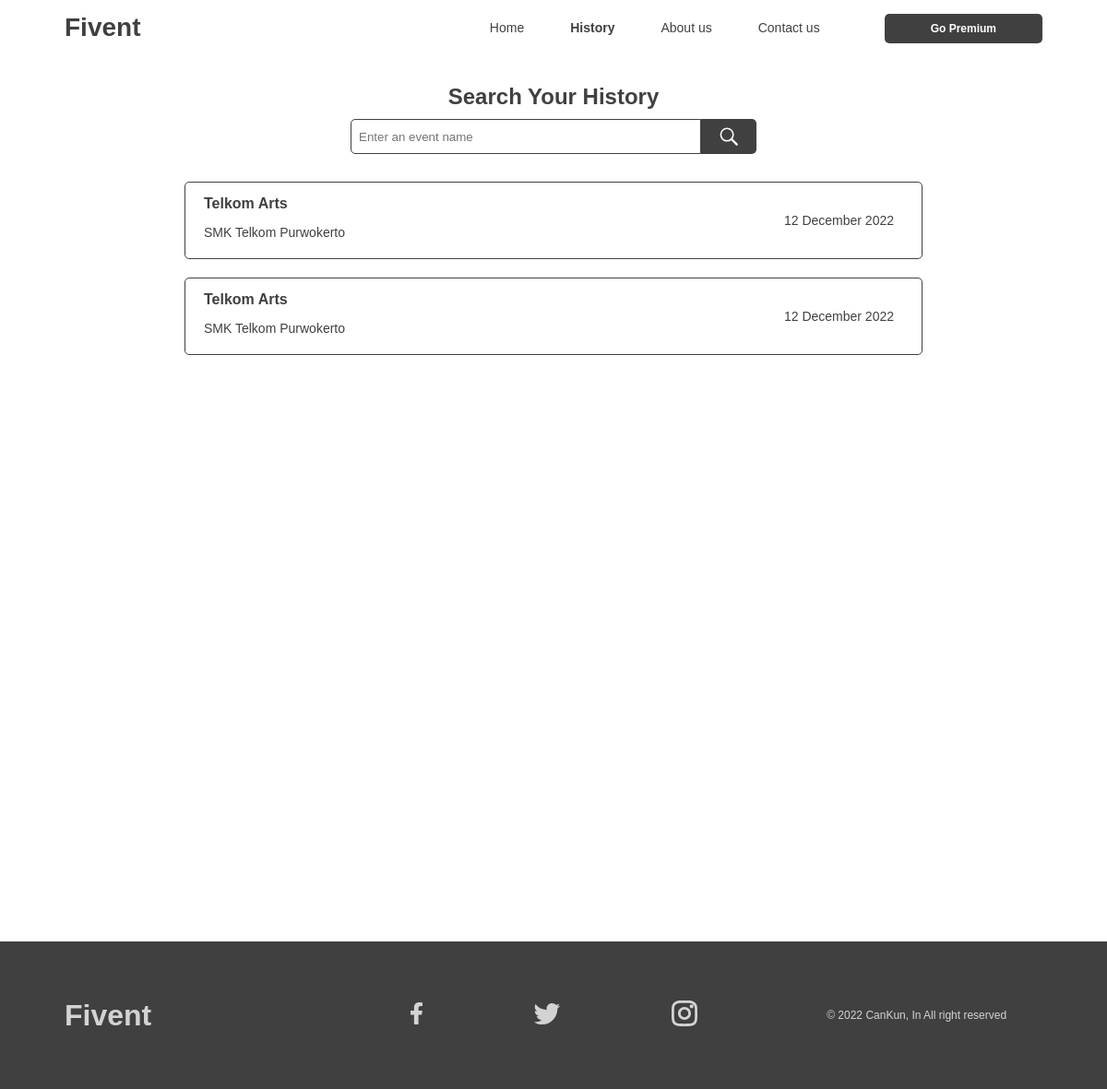
Page /after-LR/history_.php?id=70 on the committed database.
### tables this page shows
CREATE TABLE `history_event` (
  `id_event_his` int(25) NOT NULL,
  `id_event_fk` int(11) NOT NULL,
  `id_user` int(11) NOT NULL,
  `event_name` varchar(25) NOT NULL,
  `location` varchar(50) NOT NULL,
  `location_city` varchar(20) NOT NULL,
  `event_date` date NOT NULL,
  `event_desc` text NOT NULL,
  `event_terms` text NOT NULL,
  `price_ticket` double NOT NULL
);

### after-LR/history_.php (the view, shortened to what this page needs)
<?php
$id = $_GET['id'];
?>
<!DOCTYPE html>
<html lang="en">
<head>
    <link rel="stylesheet" href="../style.css">
</head>
<body>
    <nav>
        <div class="wrapper">
            <div class="logo"><a href="#">Fivent</a></div>
            <div class="menu">
                <ul>
                    <li><a href="after-login.php?id=<?php echo $id?>">Home</a></li>
                    <li><a href="history_.php?id=<?php echo $id?>"><b>History</b></a></li>
                    <li><a href="about_.php?id=<?php echo $id?>">About us</a></li>
                    <li><a href="contact_.php?id=<?php echo $id?>">Contact us</a></li>
                    <a href="../gopremium-page.php" class="go-premium-button">Go Premium</a>
                </ul>
            </div>
        </div>
    </nav>
    <section id="history-event">
        <div class="wrapper-history">
            <div class="subwrapper-history-search">
                <div class="container-history">
                    <h2>Search Your History</h2>
                    <div class="field-sect">
                        <input class="fieldsearch-history" type="search" name="" id="" placeholder="Enter an event name">
                        <button class="search-button-history">
                        </button>
                    </div>
                </div>
            </div>
            <div class="subwrapper-history">
                <div class="subwrapper-history-1">
                    <?php
                    include "koneksi.php";
                    $query = "SELECT * FROM history_event WHERE id_user = '$id'";
                    $result = mysqli_query($koneksi, $query);
                    while($d = mysqli_fetch_assoc($result)){
                        $date_v = $d['event_date'];
                        $date_v2 = new DateTime($date_v);
                        $date_formated = date_format($date_v2, 'd F Y');
                        $id_event = $d['id_event_his'];
                    ?>
                    <a href="detailevent-history.php?id=<?php echo $id?>&id_event=<?php echo $id_event?>">
                        <div class="container-history-2">
                            <div class="sub-container-history-2">
                                <span class="left-sect">
                                    <h4><?php echo $d['event_name']?></h4>
                                    <p><?php echo $d['location']?></p>
                                </span>
                                <span class="rigth-sect">
                                    <p><?php echo $date_formated?></p>
                                </span>
                            </div>
                        </div>
                    </a>
                    <?php
                    }
                    ?>
                </div>
            </div>
        </div>
    </section>
    <footer>
        <div class="wrapper-footer">
            <h1>Fivent</h1>
            <span>
                <a href="https://www.facebook.com/chandra.setyawan.7146/">
                </a>
                <a href="">
                </a>
                <a href="https://www.instagram.com/can_setiawan/">
                </a>
            </span>
            <p>© 2022 CanKun, In All right reserved</p>
        </div>
    </footer>
</body>
</html>

### style.css (style rules this page uses)
* { text-decoration: none; box-sizing: border-box; margin: 0px; padding: 0px; font-family: 'Poppins', sans-serif; }
body { margin: 0px; padding: 0px; -ms-overflow-style: none; }
.wrapper { background-color: white; padding: 0px 70px; width: 100%; margin: auto; position: relative; }
.logo a { font-size: 28px; font-weight: 800; float: left; color: #404040; }
.menu { float: right; }
nav { width: 100%; margin: auto; display: flex; top: 0; line-height: 60px; background-color: white; z-index: 1; }
nav ul { margin: 0; padding: 0; list-style: none; overflow: hidden; }
nav ul li { float: left; }
nav ul li a { font-size: 14px; color: #404040; text-align: center; padding-left: 50px; text-decoration: none; }
button { cursor: pointer; }
.go-premium-button { margin-left: 70px; font-size: 12px; color: white; background-color: #404040; border: none; border-radius: 5px; font-weight: bold; padding: 9px 50px; }
span { margin-right: 10px; }
footer { background-color: #404040; width: 100%; padding: 0px 70px; bottom: 0px; }
.wrapper-footer { position: relative; display: flex; justify-content: center; align-items: center; width: 100%; height: 20vh; }
.wrapper-footer h1 { width: 100%; display: flex; color: #D3D3D3; float: left; }
.wrapper-footer span { position: absolute; width: 100%; display: flex; align-items: center; justify-content: center; left: 0; }
.wrapper-footer svg { margin: 0px 60px; }
.wrapper-footer svg { cursor: pointer; }
.wrapper-footer p { color: #D3D3D3; width: 300px; font-size: 12px; float: left; }
.wrapper-history { width: 100%; height: 120vh; padding: 0px 70px; }
.subwrapper-history-search { display: flex; align-items: center; justify-content: center; }
.subwrapper-history { display: flex; justify-content: center; overflow-y: scroll; height: 70vh; }
.subwrapper-history-1 { height: auto; width: auto; }
.container-history h2 { color: #404040; font-weight: 700; text-align: center; margin-top: 30px; }
.field-sect { display: flex; align-items: center; margin: 10px auto; }
.fieldsearch-history { padding: 0px 8px; width: 380px; height: 38px; background-color: white; border-radius: 5px 0px 0px 5px; border: 1.5px solid #404040; }
.search-button-history { display: flex; align-items: center; justify-content: center; border: none; border-radius: 0px 5px 5px 0px; width: 60px; height: 38px; background-color: #404040; }
.container-history-2 { display: flex; align-items: center; justify-content: center; margin: 20px 0px; }
.rigth-sect , .left-sect { line-height: 26px; }
.sub-container-history-2 h4, h5 { color: #404040; }
.sub-container-history-2 p { color: #404040; font-size: 14px; }
.left-sect { text-align: left; }
.rigth-sect { text-align: right; }
.sub-container-history-2 { width: 800px; height: auto; padding: 10px 20px; border-radius: 5px; border: 1.5px solid #404040; display: flex; align-items: center; justify-content: space-between; color: #404040; }
.sub-container-history-2 p { margin: 5px 0px; color: #404040; font-size: 14px; }
.container-myevent h2, h4, h5, p { color: #404040; }

### rows in the picture
history_event: event_name "Telkom Arts", location "SMK Telkom Purwokerto", event_date "12 December 2022"
history_event: event_name "Telkom Arts", location "SMK Telkom Purwokerto", event_date "12 December 2022"
